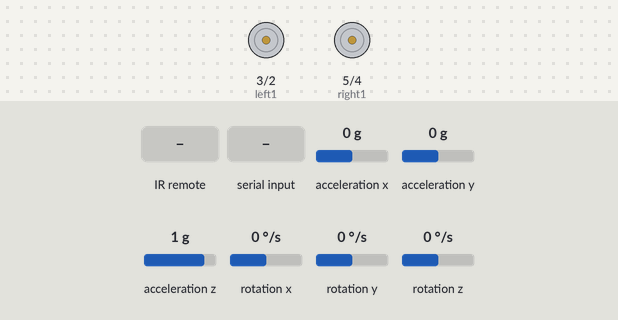
This program was run on a simulated Arduino Uno, built with avr-gcc and run on an emulated ATmega328P. Parts: motor-driver pin pairs drawn as motors (green arrow = first pin HIGH = forward, orange = second pin HIGH = backward, longer = more drive, scaled by the enable pin). Wiring (inferred from the names in the program): MPU-6050 motion sensor at I2C address 0x68. The test bench sets the inputs (shaded band); at power-on: rotation x 0 °/s, acceleration x 0 g, acceleration y 0 g, acceleration z 1 g, rotation y 0 °/s, rotation z 0 °/s. What the program prints to the serial monitor is not drawn.

Above: at 1.7 s.
1.8 s: infrared code 0x44 received
At 3.0 s:
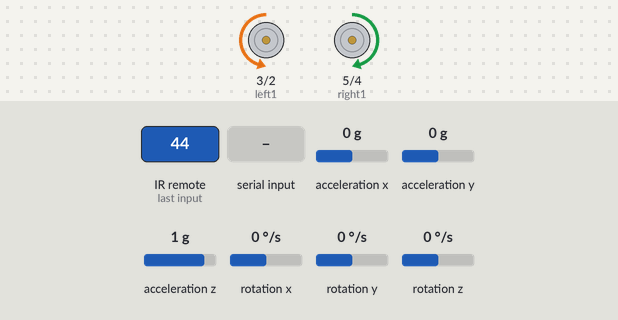
3.3 s: rotation x set to -57 °/s
6.3 s: rotation x set to -67 °/s
At 8.9 s:
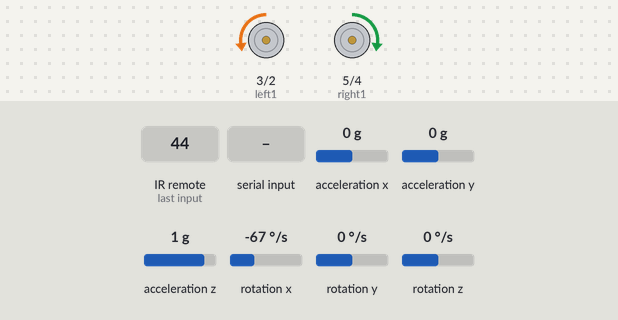
9.3 s: "w" received over Serial
12.3 s: infrared code 0x4A received
At 12.9 s:
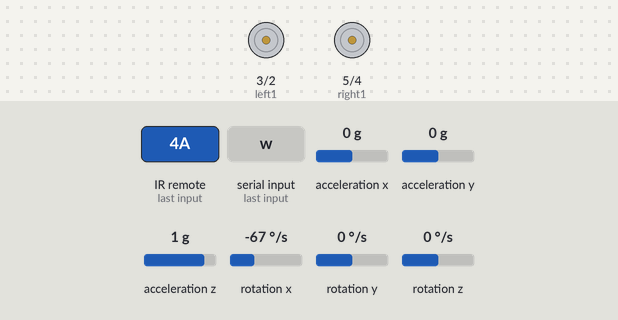
Timing chart, 0 to 15.3 s (numbered marks = the images above; inputs shaded):
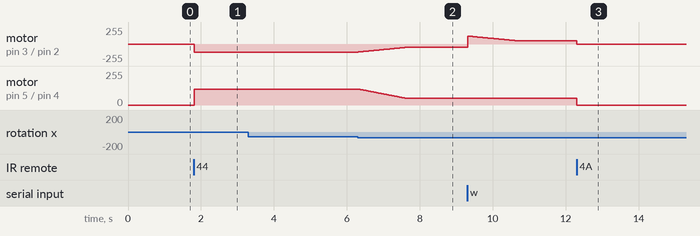

Measured:
- the behaviour switches between -60 and -61 °/s on rotation x (found by bisection; images 1 and 2)
- after the input at 1.8 s, motor on pin 3 (left1) / pin 2 (left2): stopped → backward 120/255 at once; motor on pin 5 (right1) / pin 4 (right2): stopped → forward 120/255 at once
- after the input at 3.3 s, every drawn part: stays the same
- after the input at 6.3 s, motor on pin 3 (left1) / pin 2 (left2): moves from backward 120/255 to backward 50/255 over 1.3 s, starting at once; motor on pin 5 (right1) / pin 4 (right2): moves from forward 120/255 to forward 50/255 over 1.3 s, starting at once
- after the input at 12.3 s, motor on pin 3 (left1) / pin 2 (left2), motor on pin 5 (right1) / pin 4 (right2): forward 50/255 → stopped at once

The program:

main.cpp
```cpp
/*To understand the context and purpose of this code, visit:
 * https://www.instructables.com/How-to-Make-a-Robot-Car-Drive-Straight-and-Turn-Ex/
 * This code makes references to steps on this Instructables website
 * written by square1a on 7th July 2022
 *
 * Acknowledgement:
 * some of the MPU6050-raw-data-extraction code in void loop() and most in calculateError() are written by Dejan from:
 * https://howtomechatronics.com/tutorials/arduino/arduino-and-mpu6050-accelerometer-and-gyroscope-tutorial/
*/
#include <Arduino.h>
#include <Wire.h>
#define IR_SUPPORT 1
#ifdef IR_SUPPORT
#include <IRremote.hpp>
int IR_RECEIVE_PIN = 7;
#endif

//control pins for left and right motors
const int leftSpeed = 9; //means pin 9 on the Arduino controls the speed of left motor
const int rightSpeed = 10;
const int left1 = 3; //left 1 and left 2 control the direction of rotation of left motor
const int left2 = 2;

const int right1 = 5;
const int right2 = 4;

const int MPU = 0x68; // MPU6050 I2C address
float AccX, AccY, AccZ; //linear acceleration
float GyroX, GyroY, GyroZ; //angular velocity
float accAngleX, accAngleY, gyroAngleX, gyroAngleY, gyroAngleZ; //used in void loop()
float roll, pitch, yaw;
float AccErrorX, AccErrorY, GyroErrorX, GyroErrorY, GyroErrorZ;
float elapsedTime, currentTime, previousTime;
int c = 0;

const int maxSpeed = 120; //max PWM value written to motor speed pin. It is typically 255.
const int minSpeed = 50; //min PWM value at which motor moves (160)
float angle; //due to how I orientated my MPU6050 on my car, angle = roll
float targetAngle = 0;
int equilibriumSpeed = 120; //rough estimate of PWM at the speed pin of the stronger motor, while driving straight
//and weaker motor at maxSpeed
int leftSpeedVal;
int rightSpeedVal;
bool isDriving = false; //it the car driving forward OR rotate/stationary
bool prevIsDriving = true; //equals isDriving in the previous iteration of void loop()
bool paused = false; //is the program paused

void readAcceleration();
void calculateError();
int changeSpeed (int motorSpeed, int increment);
void readGyro();
void stopCar();
void forward();
void left();
void right();
void controlSpeed ();
void driving();
void rotate();
void ir_loop();

void setup() {
#ifdef IR_SUPPORT
  IrReceiver.begin(IR_RECEIVE_PIN, ENABLE_LED_FEEDBACK); // Start the receiver
#endif
  Serial.begin(115200);
  Wire.begin();                      // Initialize comunication
  Wire.beginTransmission(MPU);       // Start communication with MPU6050 // MPU=0x68
  Wire.write(0x6B);                  // Talk to the register 6B
  Wire.write(0x00);                  // Make reset - place a 0 into the 6B register
  Wire.endTransmission(true);        //end the transmission
  // Call this function if you need to get the IMU error values for your module
  calculateError();
  delay(20);
  pinMode(left1, OUTPUT);
  pinMode(left2, OUTPUT);
  pinMode(right1, OUTPUT);
  pinMode(right2, OUTPUT);
  pinMode(leftSpeed, OUTPUT);
  pinMode(rightSpeed, OUTPUT);
  currentTime = micros();

  stopCar();

}
#ifdef IR_SUPPORT
void dumpIR() {
    Serial.println("Infrared  dump ~~~~~~~~~~~~~~~~ ");
    Serial.println(IrReceiver.decodedIRData.decodedRawData, HEX); // Print "old" raw data
    IrReceiver.printIRResultShort(&Serial); // Print complete received data in one line
    IrReceiver.printIRSendUsage(&Serial);   // Print the statement required to send this data

}
#endif

long t0 = micros();

void loop() {
  long now = micros();
  if(( now - t0) > 5000000) {
    //Serial.print("in loop ");
    //wSerial.println(now);
    t0 = now;

    Serial.print(t0);
    Serial.print(" angle: ");
    Serial.print(angle);
    Serial.print(", targetAngle: ");
    Serial.print(targetAngle);
    Serial.print(", GyroX: "); Serial.print(GyroX);
    Serial.print(", roll/pitch/yaw: "); Serial.print(roll); Serial.print("/");Serial.print(pitch); Serial.print("/");Serial.print(yaw);
    Serial.print(",  elapsedTime (in ms): "); //estimates time to run void loop() once
    Serial.print(elapsedTime * pow(10, 3));
    Serial.print(", equilibriumSpeed: ");
    Serial.print(equilibriumSpeed);
    Serial.print(", Left/Right ");Serial.print(leftSpeedVal); Serial.print("/");Serial.print(rightSpeedVal);
    Serial.println("");
  }

  // === Read accelerometer (on the MPU6050) data === //
  readAcceleration();
  // Calculating Roll and Pitch from the accelerometer data
  accAngleX = (atan(AccY / sqrt(pow(AccX, 2) + pow(AccZ, 2))) * 180 / PI) - AccErrorX; //AccErrorX is calculated in the calculateError() function
  accAngleY = (atan(-1 * AccX / sqrt(pow(AccY, 2) + pow(AccZ, 2))) * 180 / PI) - AccErrorY;

  // === Read gyroscope (on the MPU6050) data === //
  previousTime = currentTime;
  currentTime = micros();
  elapsedTime = (currentTime - previousTime) / 1000000; // Divide by 1000 to get seconds
  readGyro();
  // Correct the outputs with the calculated error values
  GyroX -= GyroErrorX; //GyroErrorX is calculated in the calculateError() function
  GyroY -= GyroErrorY;
  GyroZ -= GyroErrorZ;
  // Currently the raw values are in degrees per seconds, deg/s, so we need to multiply by sendonds (s) to get the angle in degrees
  gyroAngleX += GyroX * elapsedTime; // deg/s * s = deg
  gyroAngleY += GyroY * elapsedTime;
  yaw += GyroZ * elapsedTime;
  //combine accelerometer- and gyro-estimated angle values. 0.96 and 0.04 values are determined through trial and error by other people
  roll = 0.96 * gyroAngleX + 0.04 * accAngleX;
  pitch = 0.96 * gyroAngleY + 0.04 * accAngleY;
  // do a roll/pitch/yaw test.
  angle = yaw; //if you mounted MPU6050 in a different orientation to me, angle may not = roll. It can roll, pitch, yaw or minus version of the three
  //for me, turning right reduces angle. Turning left increases angle.
#ifdef IR_SUPPORT
    ir_loop();
#endif
  // Print the values on the serial monitor
  if(Serial.available()){
    char c = Serial.read ();
    //c = 'w';
    if (c == 'w') { //drive forward
      Serial.println("forward");
      isDriving = true;
    } else if (c == 'a') { //turn left
      Serial.println("left");
      targetAngle += 90;
      if (targetAngle > 180){
        targetAngle -= 360;
      }
      isDriving = false;
    } else if (c == 'd') { //turn right
      Serial.println("right");
      targetAngle -= 90;
      if (targetAngle <= -180){
        targetAngle += 360;
      }
      isDriving = false;
    } else if (c == 'q') { //stop or brake
      Serial.println("stop");
      Serial.print(" isdriving ");Serial.println(isDriving);
      isDriving = false;
    } else if (c == 'i') { //print information. When car is stationary, GyroX should approx. = 0.
      Serial.print("angle: ");
      Serial.println(angle);
      Serial.print("targetAngle: ");
      Serial.println(targetAngle);
      Serial.print("GyroX: ");
      Serial.println(GyroX);
      Serial.print("elapsedTime (in ms): "); //estimates time to run void loop() once
      Serial.println(elapsedTime * pow(10, 3));
      Serial.print("equilibriumSpeed: ");
      Serial.println(equilibriumSpeed);
    } else if (c == 'p') { //pause the program
      paused = !paused;
      stopCar();
      isDriving = false;
      Serial.println("key p was pressed, which pauses/unpauses the program");
    }
  }

  static int count;
  static int countStraight;
  if (count < 6){
    count ++;
  } else { //runs once after void loop() runs 7 times. void loop runs about every 2.8ms, so this else condition runs every 19.6ms or 50 times/second
    count = 0;
    if (!paused){
      if (isDriving != prevIsDriving){
          leftSpeedVal = equilibriumSpeed;
          countStraight = 0;
          Serial.print("mode changed, isDriving: ");
          Serial.println(isDriving);
      }
      if (isDriving) {
        if (abs(targetAngle - angle) < 3){
          if (countStraight < 20){
            countStraight ++;
          } else {
            countStraight = 0;
            equilibriumSpeed = leftSpeedVal; //to find equilibrium speed, 20 consecutive readings need to indicate car is going straight
            Serial.print("EQUILIBRIUM reached, equilibriumSpeed: ");
            Serial.println(equilibriumSpeed);
          }
        } else {
          countStraight = 0;
        }
        driving();
      } else {
        rotate();
      }
      prevIsDriving = isDriving;
    }
  }
}


double pid_integral = 0;
double pid_last_error = 0;

//the 'k' values are the ones you need to fine tune before your program will work. Note that these are arbitrary values that you just need to experiment with one at a time.
double Kp = 11;
double Ki = 0.09;
double Kd = 10;
long pid_t0  =0;
  double angle_yaw_output = 0;

void driving (){//called by void loop(), which isDriving = true
  long now = millis();

  int deltaAngle = round(targetAngle - angle); //rounding is neccessary, since you never get exact values in reality

  angle_yaw_output = angle_yaw_output * 0.9 + angle * 0.1;

  //PID::
  double pid_error = targetAngle - angle_yaw_output;// proportional
 //if(abs(angle) > 3) {
    pid_integral = pid_integral + pid_error; //integral
    double pid_derivative = pid_error - pid_last_error; //derivative
    double adjust_angle_speed = (pid_error * Kp) + (pid_integral * Ki) + (pid_derivative * Kd);

    adjust_angle_speed = min(adjust_angle_speed, maxSpeed);
    adjust_angle_speed = max(adjust_angle_speed, minSpeed);
    pid_last_error = pid_error;

    if(( now - pid_t0) > 5000) {
      pid_t0 = now;
      Serial.print("PID speed adust ");
      Serial.print(deltaAngle);Serial.print("/");
      Serial.print(angle_yaw_output);Serial.print("/");
      Serial.print(pid_error); Serial.print("/");
      Serial.println(adjust_angle_speed);
    }

    /* from PID:
    UR->setSpeed(mtrSpd);
    UL->setSpeed(mtrSpd);
    UR->run(FORWARD);
    UL->run(FORWARD);

      // for our purplse adjust_angle_speed might be too big make sure to scale


    //setting the steering command if it is veering to the right
    if(angle_pitch_output > 0){
    UL->setSpeed(mtrSpd-abs(adjust_angle_speed));
    UR->setSpeed(mtrSpd+abs(adjust_angle_speed));
    UR->run(FORWARD);
    UL->run(FORWARD);


    }

    else if(angle_pitch_output < 0){ //setting the steering command if it is veering to the left
      UL->setSpeed(mtrSpd+abs(adjust_angle_speed));
    UR->setSpeed(mtrSpd-abs(adjust_angle_speed));
    UR->run(FORWARD);
    UL->run(FORWARD);
    }


    */
 // } else {
  //  pid_integral = 0;
  //}


  forward();
  if (deltaAngle != 0){
    controlSpeed ();
    //rightSpeedVal = maxSpeed;
    analogWrite(rightSpeed, rightSpeedVal);
    analogWrite(leftSpeed, leftSpeedVal);
  }
}

void controlSpeed (){//this function is called by driving ()
  int deltaAngle = round(targetAngle - angle);
  int targetGyroX;

  //setting up propoertional control, see Step 3 on the website
  if (deltaAngle > 30){
      targetGyroX = 60;
  } else if (deltaAngle < -30){
    targetGyroX = -60;
  } else {
    targetGyroX = 2 * deltaAngle;
  }

  if (round(targetGyroX - GyroX) == 0){
    ;
  } else if (targetGyroX > GyroX){
    leftSpeedVal = changeSpeed(leftSpeedVal, -1); //would increase GyroX
  } else {
    leftSpeedVal = changeSpeed(leftSpeedVal, +1);
  }
}

void rotate (){//called by void loop(), which isDriving = false
  int deltaAngle = round(targetAngle - angle);
  int targetGyroX;
  if (abs(deltaAngle) <= 1){
    stopCar();
  } else {
    if (angle > targetAngle) { //turn left
      left();
    } else if (angle < targetAngle) {//turn right
      right();
    }

    //setting up propoertional control, see Step 3 on the website
    if (abs(deltaAngle) > 30){
      targetGyroX = 60;
    } else {
      targetGyroX = 2 * abs(deltaAngle);
    }

    if (round(targetGyroX - abs(GyroX)) == 0){
      ;
    } else if (targetGyroX > abs(GyroX)){
      leftSpeedVal = changeSpeed(leftSpeedVal, +1); //would increase abs(GyroX)
    } else {
      leftSpeedVal = changeSpeed(leftSpeedVal, -1);
    }
    rightSpeedVal = leftSpeedVal;
    analogWrite(rightSpeed, rightSpeedVal);
    analogWrite(leftSpeed, leftSpeedVal);
  }
}

int changeSpeed (int motorSpeed, int increment){
  motorSpeed += increment;
  if (motorSpeed > maxSpeed){ //to prevent motorSpeed from exceeding 255, which is a problem when using analogWrite
    motorSpeed = maxSpeed;
  } else if (motorSpeed < minSpeed){
    motorSpeed = minSpeed;
  }
  return motorSpeed;
}

void calculateError() {
  //When this function is called, ensure the car is stationary. See Step 2 for more info

  // Read accelerometer values 200 times
  c = 0;
  while (c < 200) {
    readAcceleration();
    // Sum all readings
    AccErrorX += (atan((AccY) / sqrt(pow((AccX), 2) + pow((AccZ), 2))) * 180 / PI);
    AccErrorY += (atan(-1 * (AccX) / sqrt(pow((AccY), 2) + pow((AccZ), 2))) * 180 / PI);
    c++;
  }
  //Divide the sum by 200 to get the error value, since expected value of reading is zero
  AccErrorX = AccErrorX / 200;
  AccErrorY = AccErrorY / 200;
  c = 0;

  // Read gyro values 200 times
  while (c < 200) {
    readGyro();
    // Sum all readings
    GyroErrorX += GyroX;
    GyroErrorY += GyroY;
    GyroErrorZ += GyroZ;
    c++;
  }
  //Divide the sum by 200 to get the error value
  GyroErrorX = GyroErrorX / 200;
  GyroErrorY = GyroErrorY / 200;
  GyroErrorZ = GyroErrorZ / 200;
  Serial.println("The the gryoscope setting in MPU6050 has been calibrated");
}

void readAcceleration() {
  Wire.beginTransmission(MPU);
  Wire.write(0x3B); // Start with register 0x3B (ACCEL_XOUT_H)
  Wire.endTransmission(false);
  Wire.requestFrom(MPU, 6, true); // Read 6 registers total, each axis value is stored in 2 registers
  //For a range of +-2g, we need to divide the raw values by 16384, according to the MPU6050 datasheet
  AccX = (Wire.read() << 8 | Wire.read()) / 16384.0; // X-axis value
  AccY = (Wire.read() << 8 | Wire.read()) / 16384.0; // Y-axis value
  AccZ = (Wire.read() << 8 | Wire.read()) / 16384.0; // Z-axis value 14 bit shift
}

void readGyro() {
  Wire.beginTransmission(MPU);
  Wire.write(0x43);
  Wire.endTransmission(false);
  Wire.requestFrom(MPU, 6, true);
  GyroX = (Wire.read() << 8 | Wire.read()) / 131.0;
  GyroY = (Wire.read() << 8 | Wire.read()) / 131.0;
  GyroZ = (Wire.read() << 8 | Wire.read()) / 131.0;
}

void stopCar(){
  digitalWrite(right1, LOW);
  digitalWrite(right2, LOW);
  digitalWrite(left1, LOW);
  digitalWrite(left2, LOW);
  analogWrite(rightSpeed, 0);
  analogWrite(leftSpeed, 0);
}

void forward(){ //drives the car forward, assuming leftSpeedVal and rightSpeedVal are set high enough
  digitalWrite(right1, HIGH); //the right motor rotates FORWARDS when right1 is HIGH and right2 is LOW
  digitalWrite(right2, LOW);
  digitalWrite(left1, HIGH);
  digitalWrite(left2, LOW);
}

void left(){ //rotates the car left, assuming speed leftSpeedVal and rightSpeedVal are set high enough
  digitalWrite(right1, LOW);
  digitalWrite(right2, HIGH);
  digitalWrite(left1, HIGH);
  digitalWrite(left2, LOW);
}

void right(){
  digitalWrite(right1, HIGH);
  digitalWrite(right2, LOW);
  digitalWrite(left1, LOW);
  digitalWrite(left2, HIGH);
}


void backward(){ //drives the car forward, assuming leftSpeedVal and rightSpeedVal are set high enough
  digitalWrite(right1, LOW); //the right motor rotates FORWARDS when right1 is HIGH and right2 is LOW
  digitalWrite(right2, HIGH);
  digitalWrite(left1, LOW);
  digitalWrite(left2, HIGH);
}

#ifdef IR_SUPPORT
long t0_ir = 0;
void ir_loop() {

    long now = millis();
     bool read_ir = true;
    if(( now - t0_ir) > 5000) {
      t0_ir = now;
      read_ir = true;
    }

   if ( read_ir && IrReceiver.decode()) {
      //Serial.println(IrReceiver.decodedIRData.decodedRawData, HEX); // Print "old" raw data
      //IrReceiver.printIRResultShort(&Serial); // Print complete received data in one line
      //IrReceiver.printIRSendUsage(&Serial);   // Print the statement required to send this data

      if (IrReceiver.decodedIRData.protocol == NEC) {
        uint16_t received = IrReceiver.decodedIRData.command;
        // Serial.print("Command: 0x");
        // Serial.println(received, HEX);

        if(received == 0x42 ) { /* * */
           Serial.print("angle: ");
          Serial.println(angle);
          Serial.print("targetAngle: ");
          Serial.println(targetAngle);
          Serial.print("GyroX: ");
          Serial.println(GyroX);
          Serial.print("elapsedTime (in ms): "); //estimates time to run void loop() once
          Serial.println(elapsedTime * pow(10, 3));
          Serial.print("equilibriumSpeed: ");
          Serial.println(equilibriumSpeed);
        } else if (received == 0x4A) { //pause the program cmd = #
          paused = !paused;
          stopCar();
          isDriving = false;
          Serial.println("key p was pressed, which pauses/unpauses the program");
        } else if (received == 0x44 ) { //turn left
          Serial.println("left");
          targetAngle += 90;
          if (targetAngle > 180){
            targetAngle -= 360;
          }
          isDriving = false;
        } else if (received == 0x43) { //turn right
          Serial.println("right");
          targetAngle -= 90;
          if (targetAngle <= -180){
            targetAngle += 360;
          }
          isDriving = false;
        } else if (received == 0x46) { //drive forward
           Serial.println("forward");
          isDriving = true;
        }else if (received == 0x40) { //stop or brake OK
          Serial.println("stop");
          Serial.print(" isdriving ");Serial.println(isDriving);
          isDriving = false;
        } else {
          dumpIR();
        }
      }else {
          dumpIR();
      }
      bool reset = IrReceiver.decodedIRData.protocol ==UNKNOWN;
      IrReceiver.resume(); // Enable receiving of the next value
      if( reset ) {
      // Serial.println("Reset IR");
      // IrReceiver.begin(IR_RECEIVE_PIN, ENABLE_LED_FEEDBACK);
    }
  }
}
#endif
```
